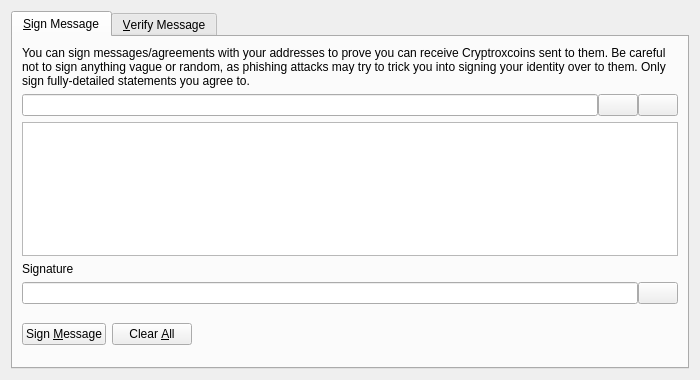
<?xml version="1.0" encoding="UTF-8"?>
<ui version="4.0">
 <class>SignVerifyMessageDialog</class>
 <widget class="QDialog" name="SignVerifyMessageDialog">
  <property name="geometry">
   <rect>
    <x>0</x>
    <y>0</y>
    <width>700</width>
    <height>380</height>
   </rect>
  </property>
  <property name="windowTitle">
   <string>Signatures - Sign / Verify a Message</string>
  </property>
  <property name="modal">
   <bool>true</bool>
  </property>
  <layout class="QVBoxLayout" name="verticalLayout">
   <item>
    <widget class="QTabWidget" name="tabWidget">
     <property name="currentIndex">
      <number>0</number>
     </property>
     <widget class="QWidget" name="tabSignMessage">
      <attribute name="title">
       <string>&amp;Sign Message</string>
      </attribute>
      <layout class="QVBoxLayout" name="verticalLayout_SM">
       <item>
        <widget class="QLabel" name="infoLabel_SM">
         <property name="text">
          <string>You can sign messages/agreements with your addresses to prove you can receive Cryptroxcoins sent to them. Be careful not to sign anything vague or random, as phishing attacks may try to trick you into signing your identity over to them. Only sign fully-detailed statements you agree to.</string>
         </property>
         <property name="textFormat">
          <enum>Qt::PlainText</enum>
         </property>
         <property name="wordWrap">
          <bool>true</bool>
         </property>
        </widget>
       </item>
       <item>
        <layout class="QHBoxLayout" name="horizontalLayout_1_SM">
         <property name="spacing">
          <number>0</number>
         </property>
         <item>
          <widget class="QValidatedLineEdit" name="addressIn_SM">
           <property name="toolTip">
            <string>The Cryptroxcoin address to sign the message with</string>
           </property>
          </widget>
         </item>
         <item>
          <widget class="QPushButton" name="addressBookButton_SM">
           <property name="toolTip">
            <string>Choose previously used address</string>
           </property>
           <property name="text">
            <string/>
           </property>
           <property name="icon">
            <iconset resource="../bitcoin.qrc">
             <normaloff>:/icons/address-book</normaloff>:/icons/address-book</iconset>
           </property>
           <property name="shortcut">
            <string>Alt+A</string>
           </property>
           <property name="autoDefault">
            <bool>false</bool>
           </property>
          </widget>
         </item>
         <item>
          <widget class="QPushButton" name="pasteButton_SM">
           <property name="toolTip">
            <string>Paste address from clipboard</string>
           </property>
           <property name="text">
            <string/>
           </property>
           <property name="icon">
            <iconset resource="../bitcoin.qrc">
             <normaloff>:/icons/editpaste</normaloff>:/icons/editpaste</iconset>
           </property>
           <property name="shortcut">
            <string>Alt+P</string>
           </property>
           <property name="autoDefault">
            <bool>false</bool>
           </property>
          </widget>
         </item>
        </layout>
       </item>
       <item>
        <widget class="QPlainTextEdit" name="messageIn_SM">
         <property name="toolTip">
          <string>Enter the message you want to sign here</string>
         </property>
        </widget>
       </item>
       <item>
        <widget class="QLabel" name="signatureLabel_SM">
         <property name="text">
          <string>Signature</string>
         </property>
         <property name="textFormat">
          <enum>Qt::PlainText</enum>
         </property>
        </widget>
       </item>
       <item>
        <layout class="QHBoxLayout" name="horizontalLayout_2_SM">
         <property name="spacing">
          <number>0</number>
         </property>
         <item>
          <widget class="QLineEdit" name="signatureOut_SM">
           <property name="font">
            <font>
             <italic>true</italic>
            </font>
           </property>
           <property name="readOnly">
            <bool>true</bool>
           </property>
          </widget>
         </item>
         <item>
          <widget class="QPushButton" name="copySignatureButton_SM">
           <property name="toolTip">
            <string>Copy the current signature to the system clipboard</string>
           </property>
           <property name="text">
            <string/>
           </property>
           <property name="icon">
            <iconset resource="../bitcoin.qrc">
             <normaloff>:/icons/editcopy</normaloff>:/icons/editcopy</iconset>
           </property>
           <property name="autoDefault">
            <bool>false</bool>
           </property>
          </widget>
         </item>
        </layout>
       </item>
       <item>
        <layout class="QHBoxLayout" name="horizontalLayout_3_SM">
         <item>
          <widget class="QPushButton" name="signMessageButton_SM">
           <property name="toolTip">
            <string>Sign the message to prove you own this Cryptroxcoin address</string>
           </property>
           <property name="text">
            <string>Sign &amp;Message</string>
           </property>
           <property name="icon">
            <iconset resource="../bitcoin.qrc">
             <normaloff>:/icons/edit</normaloff>:/icons/edit</iconset>
           </property>
           <property name="autoDefault">
            <bool>false</bool>
           </property>
          </widget>
         </item>
         <item>
          <widget class="QPushButton" name="clearButton_SM">
           <property name="toolTip">
            <string>Reset all sign message fields</string>
           </property>
           <property name="text">
            <string>Clear &amp;All</string>
           </property>
           <property name="icon">
            <iconset resource="../bitcoin.qrc">
             <normaloff>:/icons/remove</normaloff>:/icons/remove</iconset>
           </property>
           <property name="autoDefault">
            <bool>false</bool>
           </property>
          </widget>
         </item>
         <item>
          <spacer name="horizontalSpacer_1_SM">
           <property name="orientation">
            <enum>Qt::Horizontal</enum>
           </property>
           <property name="sizeHint" stdset="0">
            <size>
             <width>40</width>
             <height>48</height>
            </size>
           </property>
          </spacer>
         </item>
         <item>
          <widget class="QLabel" name="statusLabel_SM">
           <property name="font">
            <font>
             <weight>75</weight>
             <bold>true</bold>
            </font>
           </property>
           <property name="text">
            <string/>
           </property>
           <property name="wordWrap">
            <bool>true</bool>
           </property>
          </widget>
         </item>
         <item>
          <spacer name="horizontalSpacer_2_SM">
           <property name="orientation">
            <enum>Qt::Horizontal</enum>
           </property>
           <property name="sizeHint" stdset="0">
            <size>
             <width>40</width>
             <height>48</height>
            </size>
           </property>
          </spacer>
         </item>
        </layout>
       </item>
      </layout>
     </widget>
     <widget class="QWidget" name="tabVerifyMessage">
      <attribute name="title">
       <string>&amp;Verify Message</string>
      </attribute>
      <layout class="QVBoxLayout" name="verticalLayout_VM">
       <item>
        <widget class="QLabel" name="infoLabel_VM">
         <property name="text">
          <string>Enter the receiver's address, message (ensure you copy line breaks, spaces, tabs, etc. exactly) and signature below to verify the message. Be careful not to read more into the signature than what is in the signed message itself, to avoid being tricked by a man-in-the-middle attack. Note that this only proves the signing party receives with the address, it cannot prove sendership of any transaction!</string>
         </property>
         <property name="textFormat">
          <enum>Qt::PlainText</enum>
         </property>
         <property name="alignment">
          <set>Qt::AlignLeading|Qt::AlignLeft|Qt::AlignTop</set>
         </property>
         <property name="wordWrap">
          <bool>true</bool>
         </property>
        </widget>
       </item>
       <item>
        <layout class="QHBoxLayout" name="horizontalLayout_1_VM">
         <property name="spacing">
          <number>0</number>
         </property>
         <item>
          <widget class="QValidatedLineEdit" name="addressIn_VM">
           <property name="toolTip">
            <string>The Cryptroxcoin address the message was signed with</string>
           </property>
          </widget>
         </item>
         <item>
          <widget class="QPushButton" name="addressBookButton_VM">
           <property name="toolTip">
            <string>Choose previously used address</string>
           </property>
           <property name="text">
            <string/>
           </property>
           <property name="icon">
            <iconset resource="../bitcoin.qrc">
             <normaloff>:/icons/address-book</normaloff>:/icons/address-book</iconset>
           </property>
           <property name="shortcut">
            <string>Alt+A</string>
           </property>
           <property name="autoDefault">
            <bool>false</bool>
           </property>
          </widget>
         </item>
        </layout>
       </item>
       <item>
        <widget class="QPlainTextEdit" name="messageIn_VM"/>
       </item>
       <item>
        <widget class="QValidatedLineEdit" name="signatureIn_VM"/>
       </item>
       <item>
        <layout class="QHBoxLayout" name="horizontalLayout_2_VM">
         <item>
          <widget class="QPushButton" name="verifyMessageButton_VM">
           <property name="toolTip">
            <string>Verify the message to ensure it was signed with the specified Cryptroxcoin address</string>
           </property>
           <property name="text">
            <string>Verify &amp;Message</string>
           </property>
           <property name="icon">
            <iconset resource="../bitcoin.qrc">
             <normaloff>:/icons/transaction_0</normaloff>:/icons/transaction_0</iconset>
           </property>
           <property name="autoDefault">
            <bool>false</bool>
           </property>
          </widget>
         </item>
         <item>
          <widget class="QPushButton" name="clearButton_VM">
           <property name="toolTip">
            <string>Reset all verify message fields</string>
           </property>
           <property name="text">
            <string>Clear &amp;All</string>
           </property>
           <property name="icon">
            <iconset resource="../bitcoin.qrc">
             <normaloff>:/icons/remove</normaloff>:/icons/remove</iconset>
           </property>
           <property name="autoDefault">
            <bool>false</bool>
           </property>
          </widget>
         </item>
         <item>
          <spacer name="horizontalSpacer_1_VM">
           <property name="orientation">
            <enum>Qt::Horizontal</enum>
           </property>
           <property name="sizeHint" stdset="0">
            <size>
             <width>40</width>
             <height>48</height>
            </size>
           </property>
          </spacer>
         </item>
         <item>
          <widget class="QLabel" name="statusLabel_VM">
           <property name="font">
            <font>
             <weight>75</weight>
             <bold>true</bold>
            </font>
           </property>
           <property name="text">
            <string/>
           </property>
           <property name="wordWrap">
            <bool>true</bool>
           </property>
          </widget>
         </item>
         <item>
          <spacer name="horizontalSpacer_2_VM">
           <property name="orientation">
            <enum>Qt::Horizontal</enum>
           </property>
           <property name="sizeHint" stdset="0">
            <size>
             <width>40</width>
             <height>48</height>
            </size>
           </property>
          </spacer>
         </item>
        </layout>
       </item>
      </layout>
     </widget>
    </widget>
   </item>
  </layout>
 </widget>
 <customwidgets>
  <customwidget>
   <class>QValidatedLineEdit</class>
   <extends>QLineEdit</extends>
   <header>qt/qvalidatedlineedit.h</header>
  </customwidget>
 </customwidgets>
 <resources>
  <include location="../bitcoin.qrc"/>
 </resources>
 <connections/>
</ui>
